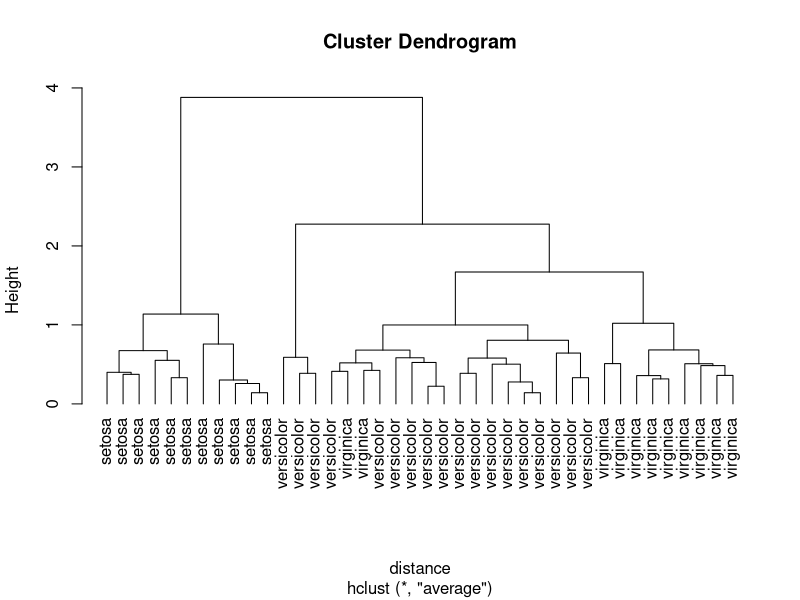

Generate this figure with R:
# Hierarchical Clustering
library(stats)

set.seed(101)
sampleiris <- iris[sample(1:150, 40),] # get samples from iris dataset
# each observation has 4 variables, ie, they are interpreted as 4-D points
distance   <- dist(sampleiris[,-5], method="euclidean") 
cluster    <- hclust(distance, method="average")
plot(cluster, hang=-1, label=sampleiris$Species)

